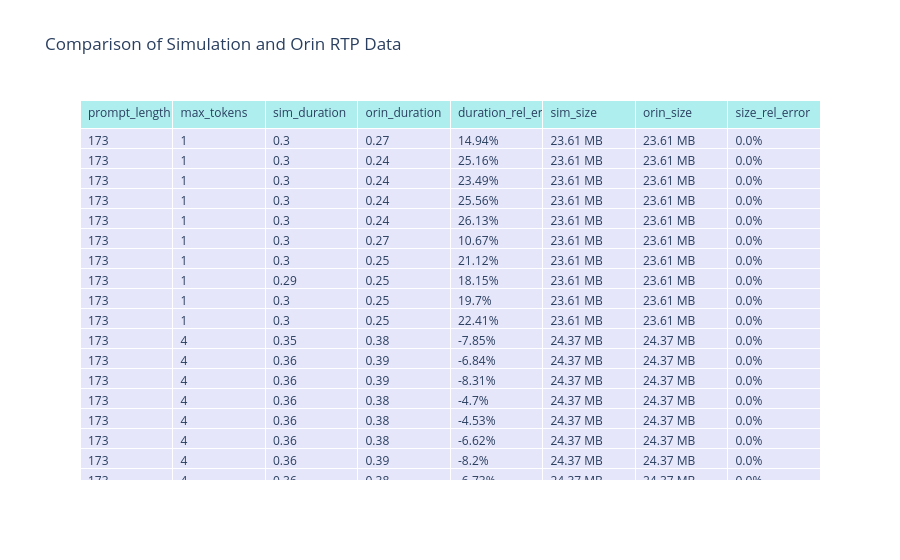

Notebook code for this chart:
### Code cell
import pandas as pd

# Assuming sim_rtp_df and orin_rtp_df have matching rows by index
comparison_df = pd.DataFrame({
    'prompt_length': sim_rtp_df['prompt_length'],
    'max_tokens': sim_rtp_df['max_tokens'],
    'sim_duration': sim_rtp_df['total_transmit_duration'] / 2,  # scaled for 2 devices
    'orin_duration': orin_rtp_df['total_transmit_duration'],
    'duration_rel_error': ((sim_rtp_df['total_transmit_duration'] / 2 - orin_rtp_df['total_transmit_duration']) / orin_rtp_df['total_transmit_duration']) * 100,  # % error
    'sim_size': sim_rtp_df['total_transmit_size'] / 2,  # scaled for 2 devices
    'orin_size': orin_rtp_df['total_transmit_size'],
    'size_rel_error': ((sim_rtp_df['total_transmit_size'] / 2 - orin_rtp_df['total_transmit_size']) / orin_rtp_df['total_transmit_size']) * 100  # % error
})

# Format the DataFrame for display
comparison_df['sim_duration'] = comparison_df['sim_duration'].round(2)
comparison_df['orin_duration'] = comparison_df['orin_duration'].round(2)
comparison_df['duration_rel_error'] = comparison_df['duration_rel_error'].round(2).astype(str) + '%'
comparison_df['sim_size'] = comparison_df['sim_size'].apply(lambda x: bytes_to_size(int(x)) if not pd.isna(x) else 'N/A')
comparison_df['orin_size'] = comparison_df['orin_size'].apply(lambda x: bytes_to_size(int(x)) if not pd.isna(x) else 'N/A')
comparison_df['size_rel_error'] = comparison_df['size_rel_error'].round(2).astype(str) + '%'

# Create a Plotly table for prettier display
fig = go.Figure(data=[go.Table(
    header=dict(values=list(comparison_df.columns),
                fill_color='paleturquoise',
                align='left'),
    cells=dict(values=[comparison_df[col] for col in comparison_df.columns],
               fill_color='lavender',
               align='left'))
])

fig.update_layout(title="Comparison of Simulation and Orin RTP Data")
fig.show()

### Figure 1 — Plotly figure (JSON) as saved in the notebook; plotly's stock layout.template omitted (floating-point values rounded to 4 significant figures; data arrays with more than 128 entries replaced by an {"elided": "..."} marker saying what was removed)
{"data": [{"cells": {"align": "left", "fill": {"color": "lavender"}, "values": {"elided": "8x180 mixed values"}}, "header": {"align": "left", "fill": {"color": "paleturquoise"}, "values": ["prompt_length", "max_tokens", "sim_duration", "orin_duration", "duration_rel_error", "sim_size", "orin_size", "size_rel_error"]}, "type": "table"}], "layout": {"title": {"text": "Comparison of Simulation and Orin RTP Data"}}}
